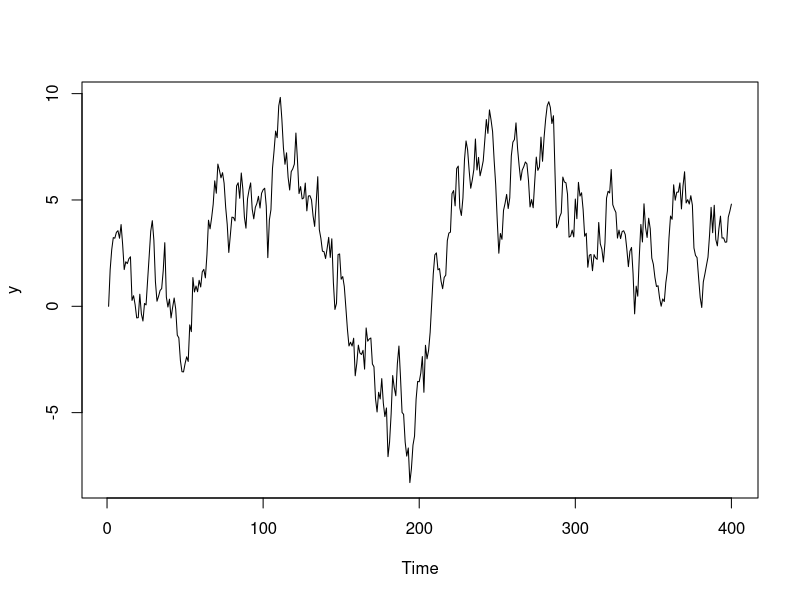
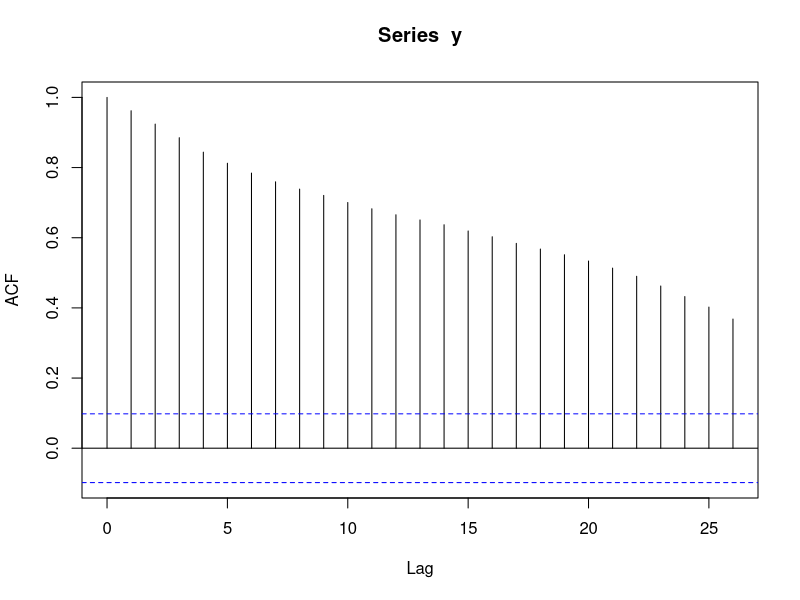

Here is the R script that generated these plots, in order:
# number of observations
n <- 400

# parameters
a <- 0
b <- 1

Time <- 0:n
x <- y <- r <- y <- t <- 0

r <- rnorm(0:n)

for (t in 2:(n+1)) {
	y[t] <- a + b*y[t - 1] + r[t]
}

y <- ts(y, start=1, end=n)

plot(y, type="l", col="black", xlim=c(0, length(Time)), ylim=c( min(y), max(y) ))

acf(y)

